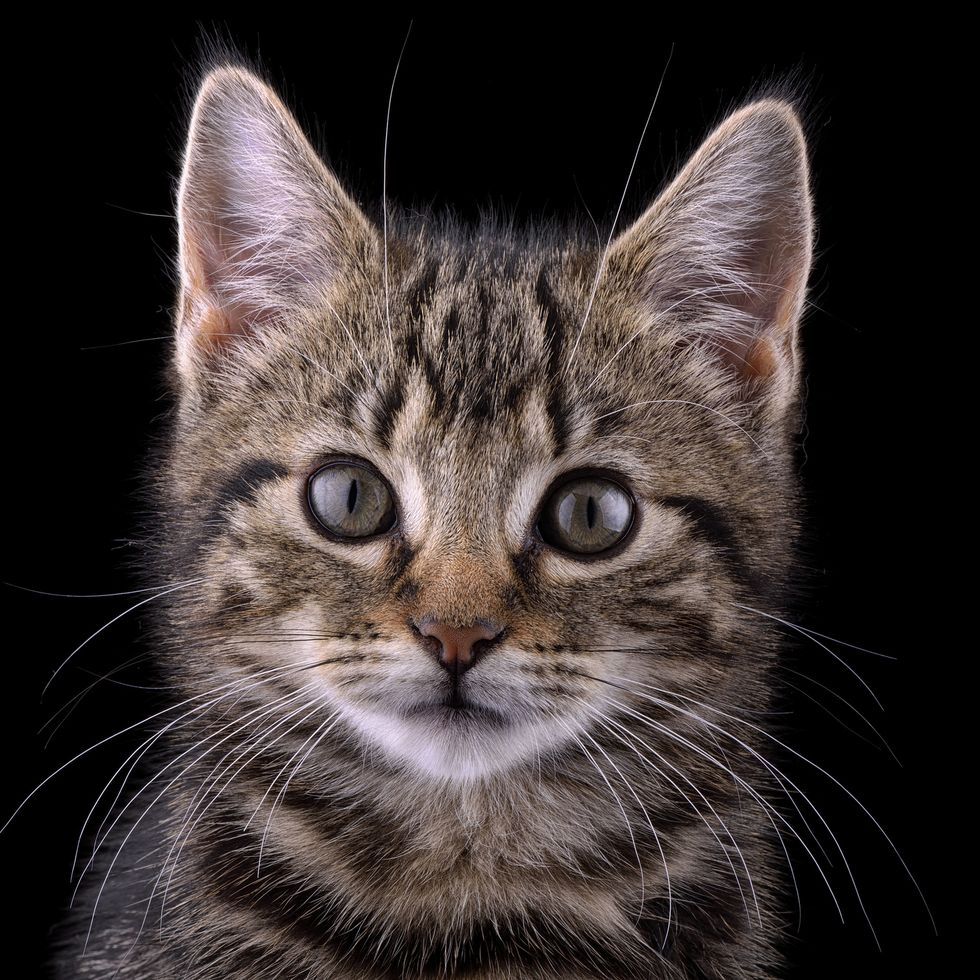
#> input picture Pictures/cat.jpg, 980 x 980 px
$ python join.py
#> lines starting #> are read from the running program, lines starting #| are printed output that depends on the picture
import cv2 as cv
import numpy as np

img = cv.imread('Pictures/cat.jpg')
#> img is the input picture: shape (980, 980, 3); mean B, G, R 49.5, 50.9, 59.1

imgHor = np.hstack((img,img))   # for vertical use vstack
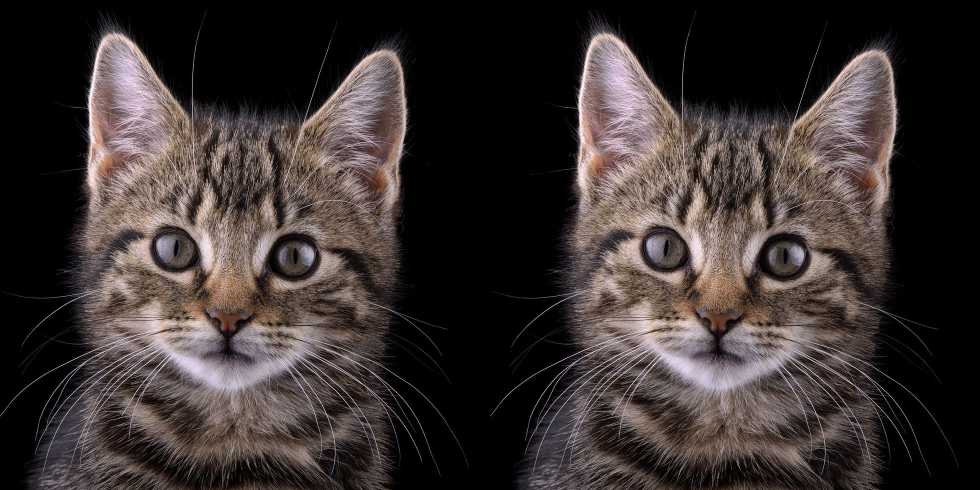
#> imgHor: shape (980, 1960, 3) (shown at 1/2 size); mean B, G, R 49.5, 50.9, 59.1

cv.imshow('image',imgHor)

cv.waitKey(0)

$ run again, with Pictures/boston.jpeg copied over Pictures/cat.jpg
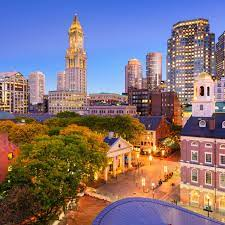
#> input picture Pictures/boston.jpeg, 225 x 225 px
#> img is the input picture: shape (225, 225, 3); mean B, G, R 122.3, 113.9, 130.4
#> `imgHor = np.hstack((img,img))`:
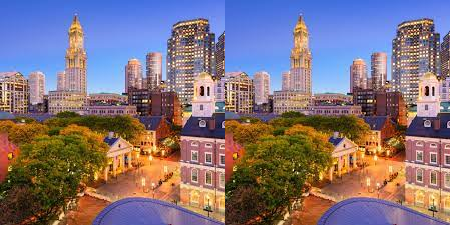
#> imgHor: shape (225, 450, 3); mean B, G, R 122.3, 113.9, 130.4
